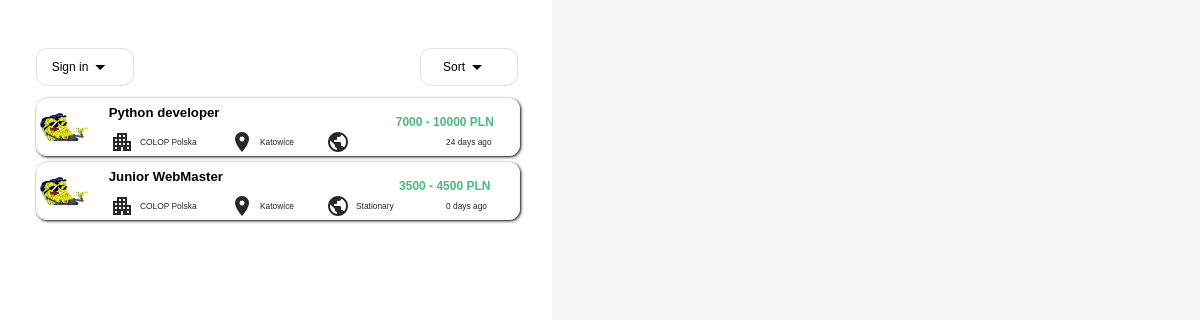
Screenshot of /offer.php with the database file from the repository.
### tables this page shows
CREATE TABLE `offers` (
  `job_id` int(11) NOT NULL,
  `name` varchar(50) NOT NULL,
  `min_salary` int(11) NOT NULL,
  `max_salary` int(11) NOT NULL,
  `company` varchar(100) NOT NULL,
  `location` varchar(50) NOT NULL,
  `workplace` varchar(15) NOT NULL,
  `date` date NOT NULL,
  `description` text NOT NULL,
  `experience` varchar(15) NOT NULL,
  `type` varchar(25) NOT NULL,
  `job_owner_id` int(11) NOT NULL
);

### slider.php (the view, shortened to what this page needs)
<div id = "slider">
        <div id="container">
        <div id = "account">
            <div id = "show_account_list" onclick = "toggleAccountList()">Sign in <i class="material-icons" id = "toggleAccountIcon">arrow_drop_down</i></div>
        </div>
        <div id = "sort_by">
            <div id = "show_sort_list" onclick = "toggleSortList()">Sort <i class="material-icons" id = "toggleSortIcon">arrow_drop_down</i></div>
        </div>
        </div>
        <?php
            include("database.php");
            @$order = $_GET['sort'];
            if($order == NULL){
               $order = 'job_id';
            }
            $queryGetJobInfo = $conn->prepare("SELECT `job_id`, `name`, `min_salary`, `max_salary`, `company`, `location`, `workplace`, `date`, `job_owner_id` from offers order by ?");
            $queryGetJobInfo->bind_param("s", $order);
            $queryGetJobInfo->execute();
            $queryGetJobInfo->bind_result($job_id, $job_name, $min_salary, $max_salary, $company_name, $location, $workplace, $uploadDate, $job_owner_id);
            $queryGetJobInfo->store_result();
            $NumberOfRows = $queryGetJobInfo->num_rows;
            if ($NumberOfRows > 0) {
                while ($queryGetJobInfo->fetch()) {
                if($max_salary == 0){
                    $salary = $min_salary." PLN";
                }else{
                    $salary = $min_salary." - ".$max_salary." PLN";
                }
                $todayDate = date_create(date("Y-m-d"));
                $uploadDate = date_create($uploadDate);
                $date = date_diff($todayDate, $uploadDate);
                echo ('
                <a href = "offer.php?id='.$job_id.'&sort='.$order.'">
                <div id = "job_offer">
                    <img class = "logo" src = "Images/photos_user_'.$job_owner_id.'/profileImage.png" onerror="this.onerror=null; this.src=\'Images/error.png\'">
                    <div class = "higher_container">
                        <div class = "job_name">
                            <h2 class = "job_name_text">'.$job_name.'</h2>
                        </div>
                        <div class = "salary">
                            <h2 class = "job_salary_text">'.$salary.'</h2>
                        </div>
                        </div>
                        <div class = "lower_container">
                            <div class = "company_name"><i class="material-icons">apartment</i>'.$company_name.'</div>
                            <div class = "location"><i class="material-icons">location_on</i>'.$location.'</div>
                            <div class = "workplace"><i class="material-icons">public</i>'.$workplace.'</div>
                            <div class = "date">'.$date->format("%a days ago").'</div>
                        </div>
                    </div>
                </a>
                ');
                }
            }else {
                echo '<p>No job offers found.</p>';
            }
        ?>
    </div>

### style_main.css (style rules this page uses)
body { background-color: #f5f5f5; margin: auto; font-family: "Nunito Sans", sans-serif; display: flex; align-items: flex-start; min-height: 100vh; }
#slider { width: 40vw; background-color: #ffffff; padding: 4vw 3vw 4vw 3vw; float: left; height: 150vh; }
#container { display: flex; gap: 1vw; }
#account, #sort_by { width: 8vw; margin-bottom: 1vw; }
#sort_by { margin-left: 23vw; }
#show_sort_list, #show_account_list { width: 7vw; font-size: 1vw; border-radius: 11px; border: 1px solid rgb(228, 225, 225); display: flex; justify-content: center; align-items: center; padding: 0.5vw; }
#job_offer { width: 40vw; height: 4.5vw; margin-bottom: 0.5vw; border: 2px solid #f5f5f58f; border-radius: 11px; box-shadow: 1px 1px 3px black; }
.logo { margin: 0.2vw 0 0 0.2vw; width: 4vw; height: 4vw; float: left; object-fit: cover; }
img { border-radius: 20px; }
.higher_container { float: left; width: 34vw; height: 2.5vw; margin: 0vw 0vw 0vw 1.7vw; }
.job_name { width: 17vw; height: 2.5vw; float: left; }
.job_name_text { color: black; line-height: 0.3vw; font-size: 1.1vw; }
.salary { width: 12vw; height: 2.5vw; float: left; margin-left: 5vw; border-radius: 11px; color: #48BB78; }
.job_salary_text { color: #48BB78; text-align: center; line-height: 2vw; font-size: 1vw; }
.lower_container { width: 34vw; height: 2vw; margin: 0vw 0vw 0vw 6vw; }
.company_name { width: 9vw; }
.location { width: 7vw; }
.workplace { width: 4vw; }
.date { width: 4.5vw; text-align: right; margin-left: 5vw; }
.company_name, .location, .workplace, .date { color: #282828; font-size: 0.7vw; height: 2vw; margin-right: 1vw; float: left; display: flex; align-items: center; }
.material-icons { margin: 0vw 0.5vw 0vw 0vw; }
a { text-decoration: none; color: black; }

### rows the page displays
offers: name "Python developer", salary "7000 - 10000 PLN", company "COLOP Polska", location "Katowice", date "24 days ago"
offers: name "Junior WebMaster", salary "3500 - 4500 PLN", company "COLOP Polska", location "Katowice", workplace "Stationary", date "0 days ago"
